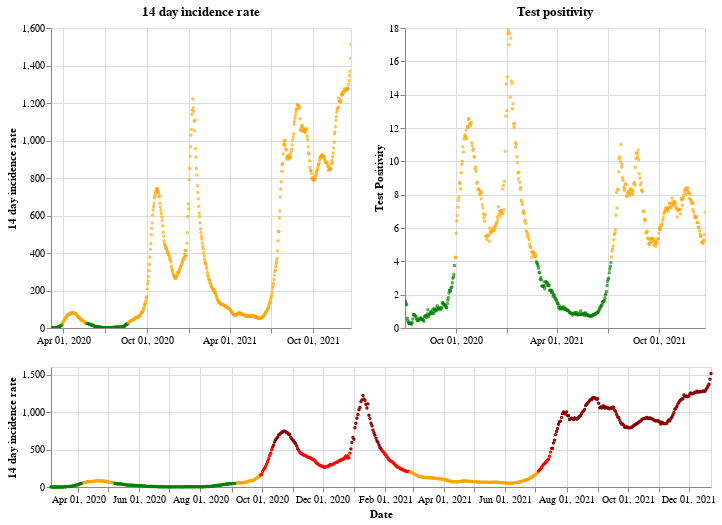

The code cell stored with this chart in its notebook:
### Markdown cell above
## Northern Ireland

### Code cell
plot_traffic_light('Northern Ireland')

### Figure 1 — Vega-Lite specification as saved in the notebook (floating-point values rounded to 4 significant figures; data arrays with more than 128 entries replaced by an {"elided": "..."} marker saying what was removed)
{"config": {"view": {"continuousWidth": 400, "continuousHeight": 300}}, "vconcat": [{"hconcat": [{"mark": {"type": "point", "size": 2}, "encoding": {"color": {"condition": {"value": "green", "test": "(datum.twoWeeklyCasesRate <= 25)"}, "value": "orange"}, "tooltip": [{"type": "nominal", "field": "areaName"}, {"type": "temporal", "field": "date"}, {"type": "quantitative", "field": "twoWeeklyCasesRate"}, {"type": "quantitative", "field": "testPositivity"}], "x": {"type": "temporal", "axis": {"title": ""}, "field": "date", "scale": {"domain": {"selection": "DateBrush"}}, "timeUnit": "yearmonthdate"}, "y": {"type": "quantitative", "axis": {"title": "14 day incidence rate"}, "field": "twoWeeklyCasesRate"}}, "title": "14 day incidence rate", "width": 300}, {"mark": {"type": "point", "size": 2}, "encoding": {"color": {"condition": {"value": "green", "test": "(datum.testPositivity <= 4)"}, "value": "orange"}, "tooltip": [{"type": "nominal", "field": "areaName"}, {"type": "temporal", "field": "date"}, {"type": "quantitative", "field": "twoWeeklyCasesRate"}, {"type": "quantitative", "field": "testPositivity"}], "x": {"type": "temporal", "axis": {"title": ""}, "field": "date", "scale": {"domain": {"selection": "DateBrush"}}, "timeUnit": "yearmonthdate"}, "y": {"type": "quantitative", "axis": {"title": "Test Positivity"}, "field": "testPositivity"}}, "title": "Test positivity", "width": 300}]}, {"layer": [{"mark": {"type": "point", "size": 2}, "encoding": {"color": {"condition": {"value": "orange", "test": "(((datum.testPositivity < 4) && (datum.twoWeeklyCasesRate >= 50)) && (datum.twoWeeklyCasesRate < 200))"}, "value": "red"}, "opacity": {"condition": {"value": 1, "test": "((datum.twoWeeklyCasesRate >= 50) && (datum.twoWeeklyCasesRate < 500))"}, "value": 0}, "tooltip": [{"type": "nominal", "field": "areaName"}, {"type": "temporal", "field": "date"}, {"type": "quantitative", "field": "twoWeeklyCasesRate"}, {"type": "quantitative", "field": "testPositivity"}], "x": {"type": "temporal", "axis": {"title": "Date"}, "field": "date", "timeUnit": "yearmonthdate"}, "y": {"type": "quantitative", "axis": {"title": "14 day incidence rate"}, "field": "twoWeeklyCasesRate"}}, "selection": {"DateBrush": {"type": "interval", "encodings": ["x"], "fields": ["Time"]}}}, {"mark": {"type": "point", "size": 2}, "encoding": {"color": {"value": "darkred"}, "opacity": {"condition": {"value": 1, "test": "(datum.twoWeeklyCasesRate >= 500)"}, "value": 0}, "tooltip": [{"type": "nominal", "field": "areaName"}, {"type": "temporal", "field": "date"}, {"type": "quantitative", "field": "twoWeeklyCasesRate"}, {"type": "quantitative", "field": "testPositivity"}], "x": {"type": "temporal", "axis": {"title": "Date"}, "field": "date", "timeUnit": "yearmonthdate"}, "y": {"type": "quantitative", "axis": {"title": "14 day incidence rate"}, "field": "twoWeeklyCasesRate"}}}, {"mark": {"type": "point", "size": 2}, "encoding": {"color": {"condition": {"value": "green", "test": "((datum.testPositivity < 4) && (datum.twoWeeklyCasesRate < 50))"}, "value": "orange"}, "opacity": {"condition": {"value": 1, "test": "(datum.twoWeeklyCasesRate < 50)"}, "value": 0}, "tooltip": [{"type": "nominal", "field": "areaName"}, {"type": "temporal", "field": "date"}, {"type": "quantitative", "field": "twoWeeklyCasesRate"}, {"type": "quantitative", "field": "testPositivity"}], "x": {"type": "temporal", "axis": {"title": "Date"}, "field": "date", "timeUnit": "yearmonthdate"}, "y": {"type": "quantitative", "axis": {"title": "14 day incidence rate"}, "field": "twoWeeklyCasesRate"}}}], "height": 120, "width": 660}], "data": {"name": "data-b90ff164e22aef5ad4b693e59ca6015e"}, "$schema": "https://vega.github.io/schema/vega-lite/v4.8.1.json", "datasets": {"data-b90ff164e22aef5ad4b693e59ca6015e": {"elided": "659 records"}}}
